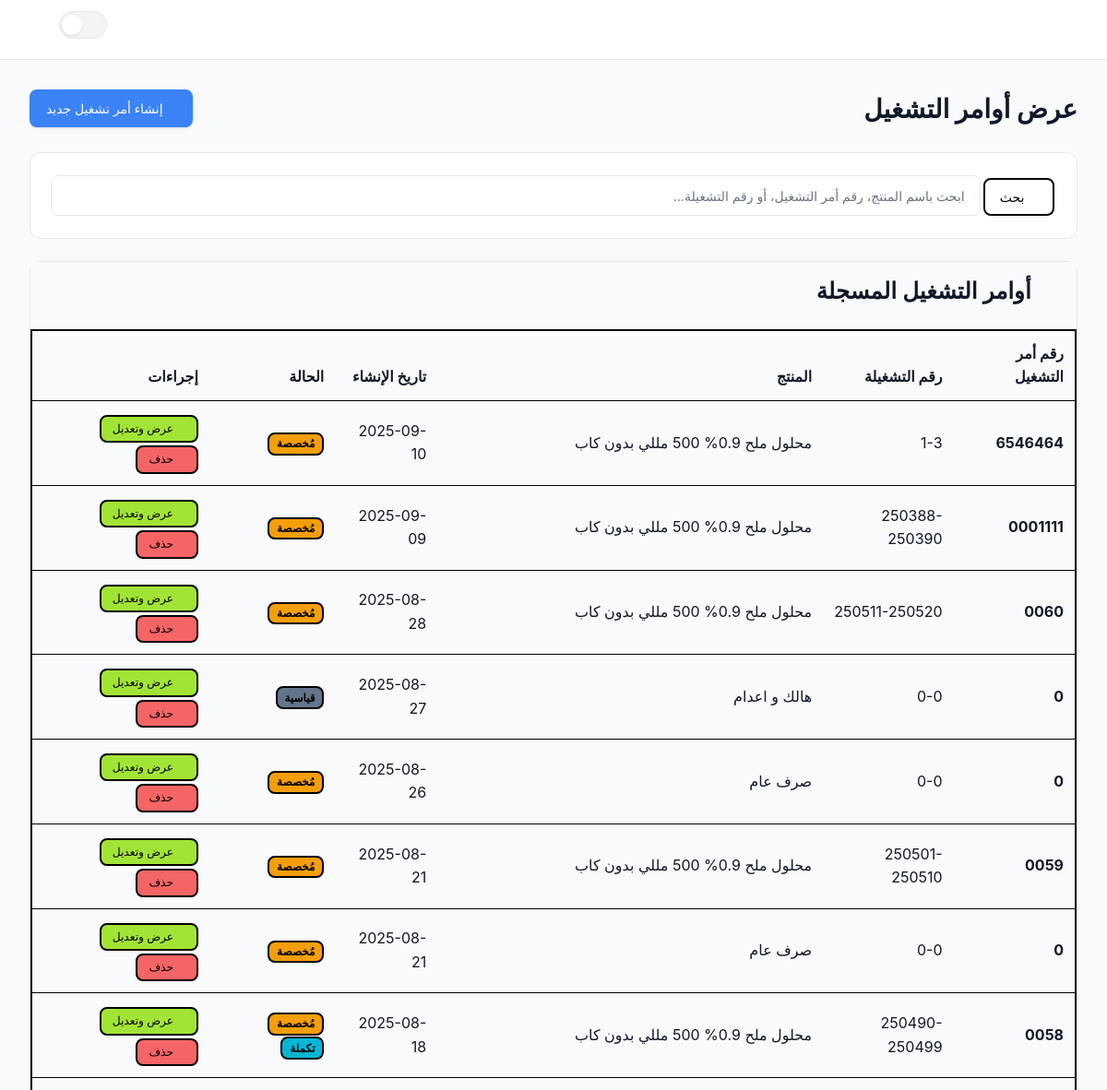
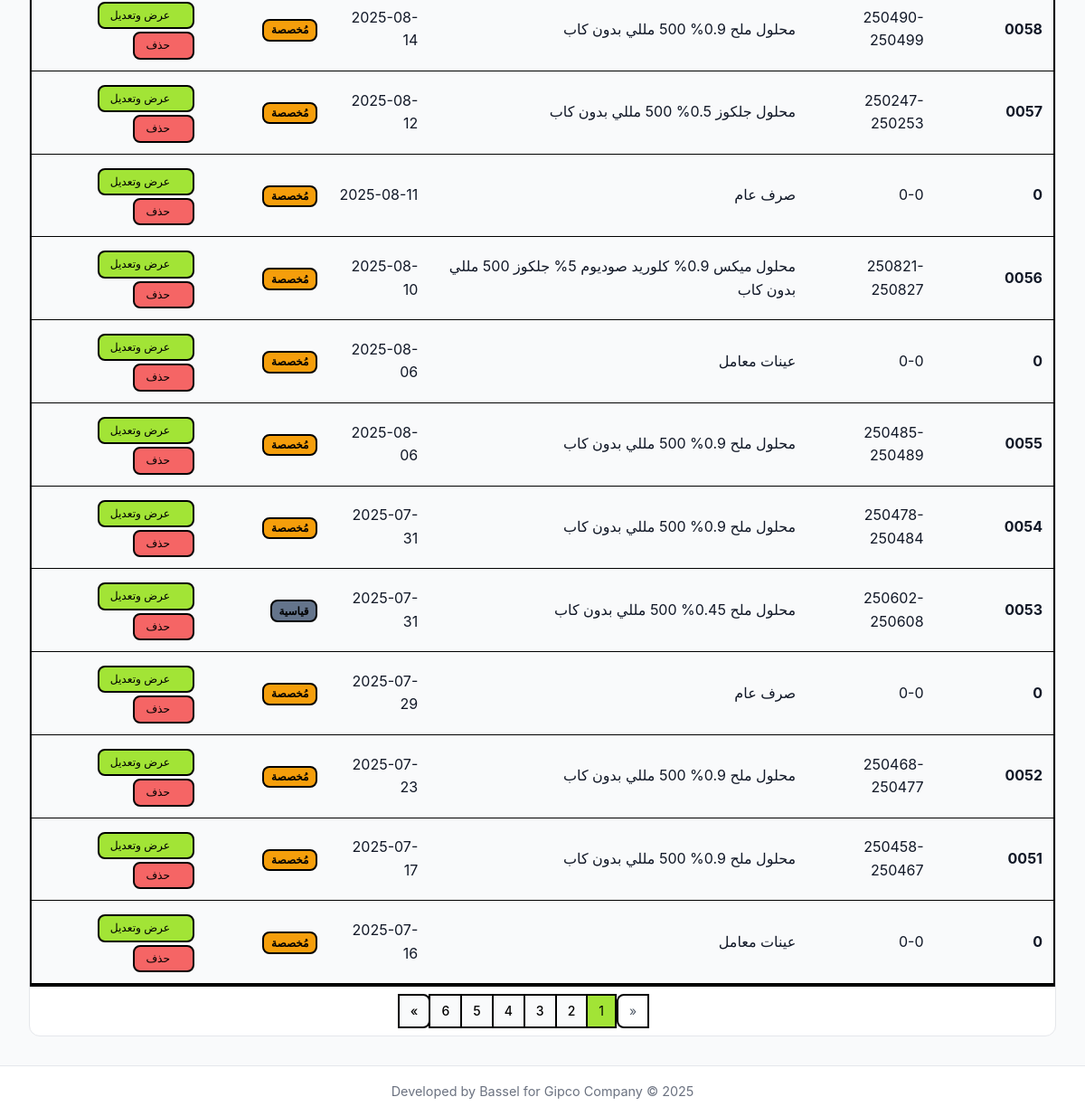
/batches/, run on an earlier commit of the app's database (2 pictures, top to bottom).
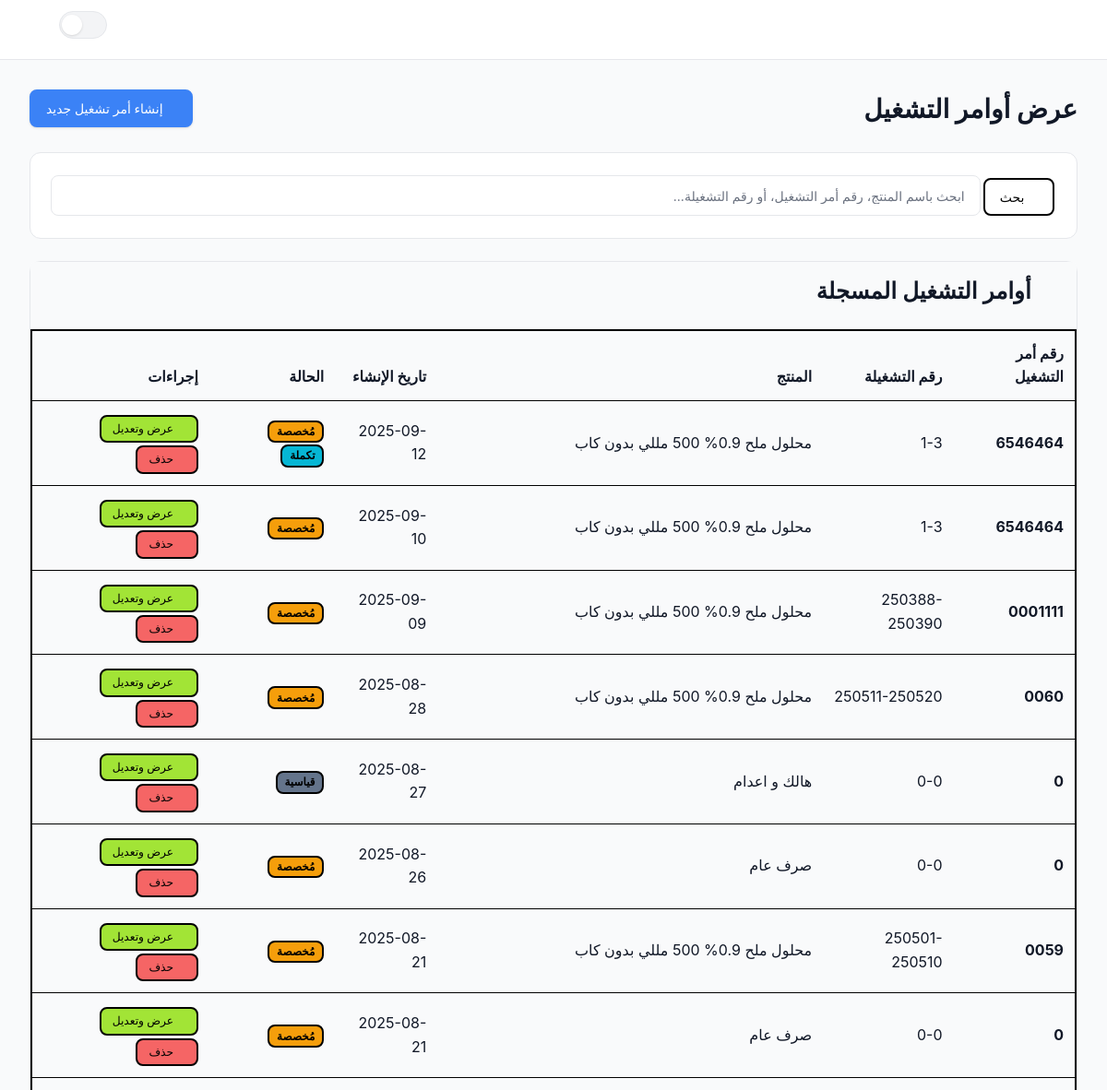
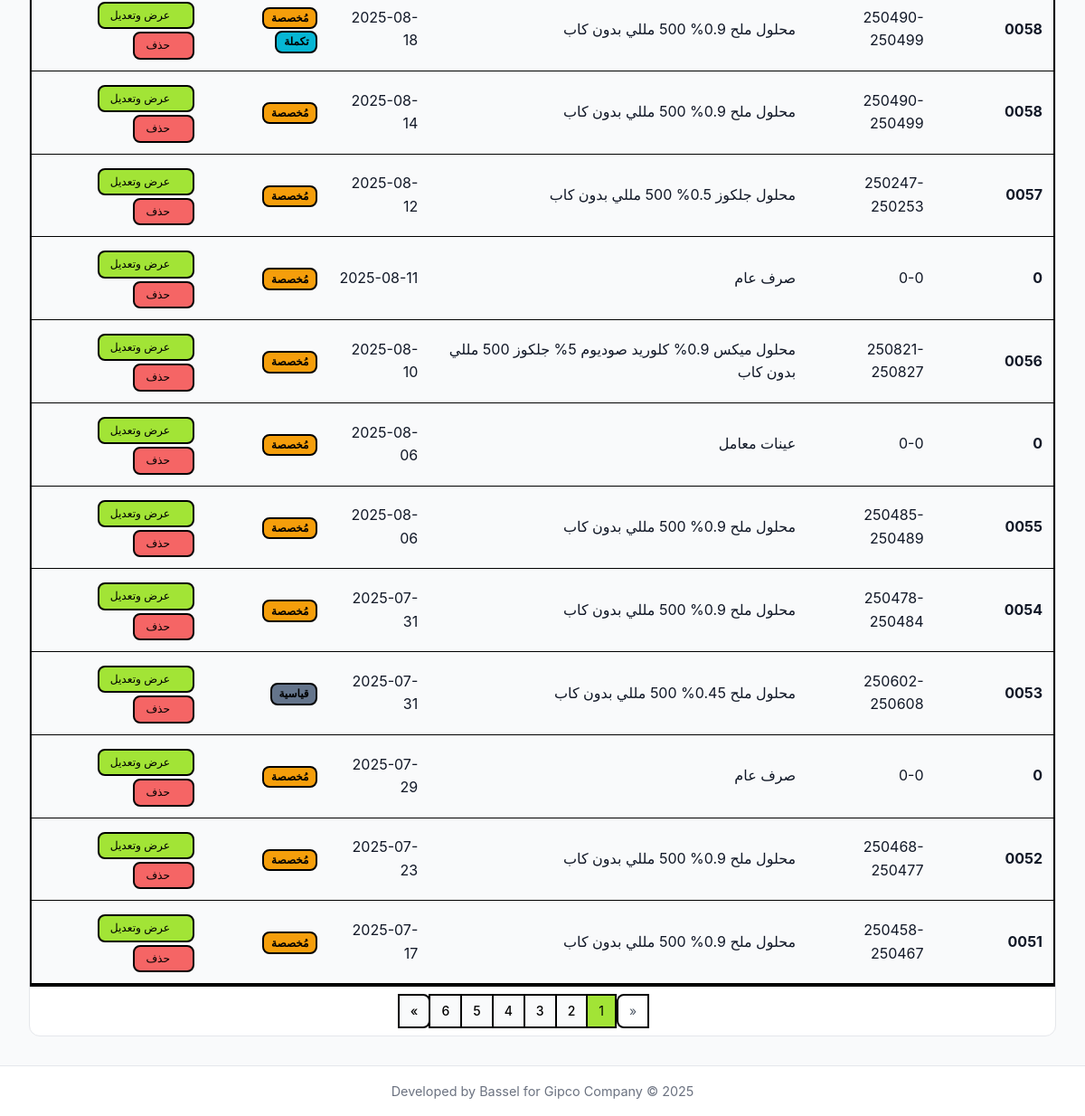
And on a later commit of the database (2 pictures, top to bottom).
### inventory/models.py (models this page shows, shortened)
class Batch(models.Model):
    template = models.ForeignKey(
        ShopOrderTemplate,
        on_delete=models.PROTECT,
        related_name='batches',
        verbose_name=_("Template")
    )
    shop_order_number = models.CharField(max_length=255, verbose_name=_("Shop Order Number"))
    batch_number = models.CharField(max_length=255, verbose_name=_("Batch Number"))
    creation_date = models.DateTimeField(verbose_name=_("Creation Date"))
    is_customized = models.BooleanField(default=False, verbose_name=_("Is Customized"))
    is_continuation = models.BooleanField(default=False, verbose_name=_("Is Continuation"))
    notes = models.TextField(null=True, blank=True, verbose_name=_("Notes"))
    parent_batch = models.ForeignKey(
        'self', on_delete=models.SET_NULL, null=True, blank=True,
        related_name='continuation_batches', verbose_name=_("Parent Batch (for continuations)")
    )
    class Meta:
        db_table = 'batches'
        verbose_name = _("Batch")
        verbose_name_plural = _("Batches")
        ordering = ['-creation_date', '-id']

class ShopOrderTemplate(models.Model):
    name = models.CharField(max_length=255, verbose_name=_("Template Name"))
    final_product = models.ForeignKey(
        Product,
        on_delete=models.CASCADE,
        related_name='templates',
        verbose_name=_("Final Product")
    )
    class Meta:
        db_table = 'shop_order_templates'
        verbose_name = _("Shop Order Template")
        verbose_name_plural = _("Shop Order Templates")
        ordering = ['name']

class Product(models.Model):
    class ProductType(models.TextChoices):
        RAW_MATERIAL = 'مواد خام', _('مواد خام')
        PACKAGING = 'تعبئه و تغليف', _('تعبئه و تغليف')
        FINAL_PRODUCT = 'منتج نهائي', _('منتج نهائي')
        MRO = 'قطع غيار و صيانة', _('قطع غيار و صيانة')
        CONSUMABLE = 'مستهلكات', _('مستهلكات')
    name = models.CharField(max_length=255, verbose_name=_("Product Name"))
    code = models.CharField(max_length=100, unique=True, verbose_name=_("Product Code"))
    product_type = models.CharField(
        max_length=50,
        choices=ProductType.choices,
        verbose_name=_("Product Type")
    )
    unit = models.CharField(max_length=50, verbose_name=_("Unit of Measurement"))
    tags = models.ManyToManyField('ProductTag', blank=True, verbose_name=_("Tags"))
    moving_average_cost = models.DecimalField(
        max_digits=12, decimal_places=3, default=Decimal('0.000'), verbose_name=_("Moving Average Cost")
    )
    override_inventory_account = models.ForeignKey(
        'Account', on_delete=models.SET_NULL, null=True, blank=True,
        related_name='+', verbose_name=_("Override Inventory Account")
    )
    override_cogs_expense_account = models.ForeignKey(
        'Account', on_delete=models.SET_NULL, null=True, blank=True,
        related_name='+', verbose_name=_("Override COGS/Expense Account")
    )
    override_sales_revenue_account = models.ForeignKey(
        'Account', on_delete=models.SET_NULL, null=True, blank=True,
        related_name='+', verbose_name=_("Override Sales Revenue Account")
    )
    class Meta:
        db_table = 'products'
        verbose_name = _("Product")
        verbose_name_plural = _("Products")
        ordering = ['name']

### inventory/views/batches.py (the view)
# urls.py: path('batches/', batches, name='batches'),
def batches(request: HttpRequest) -> HttpResponse:
    search_query = request.GET.get('q', '').strip()
    batch_list = Batch.objects.select_related('template__final_product').all()
    if search_query:
        batch_list = batch_list.filter(
            Q(template__final_product__name__icontains=search_query) |
            Q(shop_order_number__icontains=search_query) |
            Q(batch_number__icontains=search_query)
        )
    paginator = Paginator(batch_list, ITEMS_PER_PAGE)
    page_number = request.GET.get('page')
    page_obj = paginator.get_page(page_number)
    context = {
        'active_page': 'shop_orders',
        'batches': page_obj,
        'search_query': search_query,
        'is_partial_request': 'X-Partial-Request' in request.headers
    }
    if 'X-Partial-Request' in request.headers:
        return render(request, 'inventory/partials/batches_content.html', context)
    return render(request, 'inventory/batches.html', context)

### inventory/templates/inventory/batches.html
{% extends "inventory/layout.html" %}
{% load static %}
{% block content %}
  {% include "inventory/partials/batches_content.html" %}
{% endblock content %}

### inventory/templates/inventory/partials/batches_content.html (shortened to what the changed rows need)
<div class="d-flex justify-content-between align-items-center mb-4">
    <h1 class="h2 mb-0" style="font-weight: 700;">عرض أوامر التشغيل</h1>
</div>
<div class="card">
    <div class="card-body p-0">
        {% if not batches %}
        <div class="text-center p-5">
            <i class="bi bi-journal-x display-4 text-secondary"></i>
            {% if search_query %}
            <h5 class="mt-3">لا توجد نتائج تطابق بحثك</h5>
            <p class="text-muted">حاول استخدام كلمات بحث مختلفة.</p>
            <a href="{% url 'inventory:batches' %}" class="btn btn-secondary mt-2">
                <i class="bi bi-arrow-clockwise"></i> عرض كل الأوامر
            </a>
            {% else %}
            <h5 class="mt-3">لا توجد أوامر تشغيل</h5>
            <p class="text-muted">ابدأ بإنشاء أول أمر تشغيل.</p>
            <a href="{% url 'inventory:create_batch' %}" class="btn btn-primary mt-2">
                <i class="bi bi-plus-lg"></i> إنشاء أمر تشغيل
            </a>
            {% endif %}
        </div>
        {% else %}
        <div class="table-responsive">
            <table class="table table-hover align-middle mb-0">
                <thead>
                    <tr>
                        <th class="ps-3">رقم أمر التشغيل</th>
                        <th>رقم التشغيلة</th>
                        <th>المنتج</th>
                        <th>تاريخ الإنشاء</th>
                        <th>الحالة</th>
                        <th class="text-end pe-3">إجراءات</th>
                    </tr>
                </thead>
                <tbody>
                    {% for b in batches %}
                    <tr>
                        <td class="ps-3 font-monospace"><strong>{{ b.shop_order_number }}</strong></td>
                        <td class="font-monospace">{{ b.batch_number }}</td>
                        <td>{{ b.template.final_product.name }}</td>
                        <td>{{ b.creation_date|date:"Y-m-d" }}</td>
                        <td>
                            {% if b.is_customized %}
                            <span class="badge text-bg-warning">مُخصصة</span>
                            {% else %}
                            <span class="badge text-bg-secondary">قياسية</span>
                            {% endif %}
                            {% if b.is_continuation %}
                            <span class="badge text-bg-info ms-1">تكملة</span>
                            {% endif %}
                        </td>
                        <td class="text-end pe-3">
                            <a href="{% url 'inventory:view_batch' pk=b.id %}" class="btn btn-sm btn-outline-primary"><i class="bi bi-pencil-square"></i> عرض وتعديل</a>
                            <form method="post" action="{% url 'inventory:delete_batch' pk=b.id %}" class="d-inline" onsubmit="return confirm('هل أنت متأكد من حذف أمر التشغيل هذا؟ لا يمكن التراجع عن هذا الإجراء.');">
                                <button type="submit" class="btn btn-sm btn-outline-danger"><i class="bi bi-trash"></i> حذف</button>
                            </form>
                        </td>
                    </tr>
                    {% endfor %}
                </tbody>
            </table>
        </div>
        {% endif %}
    </div>
    {% if batches.paginator.num_pages > 1 %}
    <div class="card-footer d-flex justify-content-center">
        <nav aria-label="Page navigation">
            <ul class="pagination mb-0">
                {% for page_num in batches.paginator.page_range %}
                    {% if batches.number == page_num %}
                    <li class="page-item active" aria-current="page">
                        <span class="page-link">{{ page_num }}</span>
                    </li>
                    {% else %}
                    <li class="page-item">
                        <a class="page-link" href="?page={{ page_num }}{% if search_query %}&q={{ search_query }}{% endif %}">{{ page_num }}</a>
                    </li>
                    {% endif %}
                {% endfor %}
            </ul>
        </nav>
    </div>
    {% endif %}
</div>

What changed in the data, as far as the page shows it:
no longer on this page (row unchanged): Batch: shop_order_number "0", batch_number "0-0", template.final_product.name "عينات معامل", creation_date "2025-07-16", is_customized "مُخصصة"
added Batch: shop_order_number "6546464", batch_number "1-3", template.final_product.name "محلول ملح 0.9% 500 مللي بدون كاب", creation_date "2025-09-12", is_customized "مُخصصة", is_continuation "تكملة"
